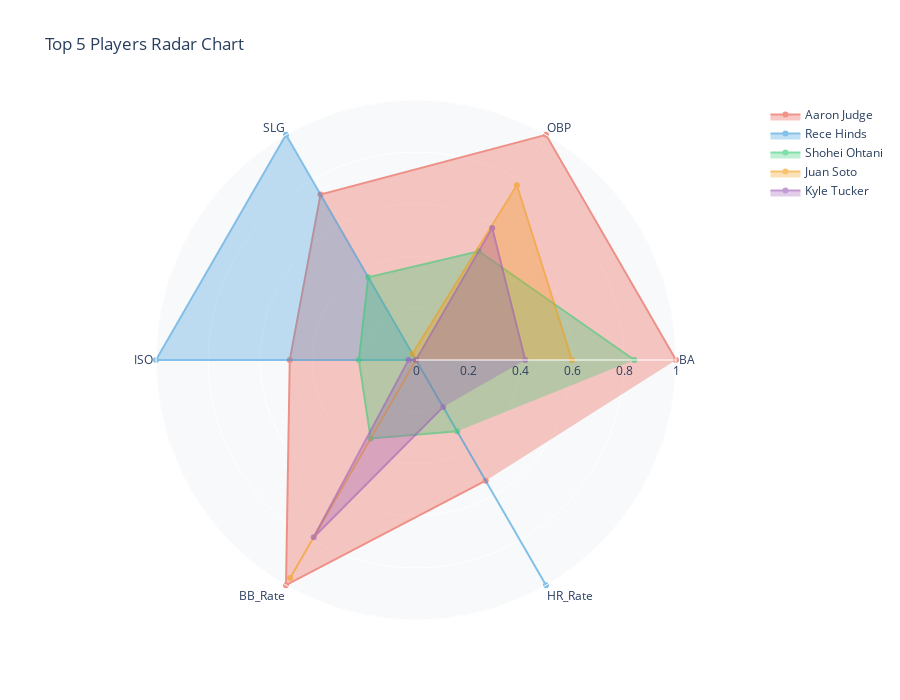

Here is the notebook cell this chart was saved with:
### Code cell
# Create radar chart for top 5 OPS players
top5_players = batter_stats_filtered.nlargest(5, 'OPS')

scaler_radar = MinMaxScaler()

radar_metrics = ['BA', 'OBP', 'SLG', 'ISO', 'BB_Rate', 'HR_Rate']
top5_scaled = top5_players.copy()
top5_scaled[radar_metrics] = scaler_radar.fit_transform(top5_players[radar_metrics])

fig = go.Figure()

colors_radar = ['#e74c3c', '#3498db', '#2ecc71', '#f39c12', '#9b59b6']

for idx, (_, player) in enumerate(top5_scaled.iterrows()):
    fig.add_trace(go.Scatterpolar(
        r=player[radar_metrics].values,
        theta=radar_metrics,
        fill='toself',
        name=player['Name'],
        line_color=colors_radar[idx],
        opacity=0.6
    ))

fig.update_layout(
    polar=dict(
        radialaxis=dict(
            visible=True,
            range=[0, 1]
        ),
        bgcolor='#f8f9fa'
    ),
    title='Top 5 Players Radar Chart',
    height=700,
    showlegend=True,
    paper_bgcolor='white',
    legend=dict(font=dict(size=12))
)

fig.show()

### Figure 1 — Plotly figure (JSON) as saved in the notebook; plotly's stock layout.template omitted (floating-point values rounded to 4 significant figures)
{"data": [{"fill": "toself", "line": {"color": "#e74c3c"}, "name": "Aaron Judge", "opacity": 0.6, "r": [1.0, 1, 0.7347, 0.4855, 1, 0.5361], "theta": ["BA", "OBP", "SLG", "ISO", "BB_Rate", "HR_Rate"], "type": "scatterpolar"}, {"fill": "toself", "line": {"color": "#3498db"}, "name": "Rece Hinds", "opacity": 0.6, "r": [0, 0, 1.0, 1, 0, 1], "theta": ["BA", "OBP", "SLG", "ISO", "BB_Rate", "HR_Rate"], "type": "scatterpolar"}, {"fill": "toself", "line": {"color": "#2ecc71"}, "name": "Shohei Ohtani", "opacity": 0.6, "r": [0.84, 0.4828, 0.3673, 0.2197, 0.3489, 0.3169], "theta": ["BA", "OBP", "SLG", "ISO", "BB_Rate", "HR_Rate"], "type": "scatterpolar"}, {"fill": "toself", "line": {"color": "#f39c12"}, "name": "Juan Soto", "opacity": 0.6, "r": [0.6, 0.7759, 0.02721, 0, 0.9683, 0], "theta": ["BA", "OBP", "SLG", "ISO", "BB_Rate", "HR_Rate"], "type": "scatterpolar"}, {"fill": "toself", "line": {"color": "#9b59b6"}, "name": "Kyle Tucker", "opacity": 0.6, "r": [0.42, 0.5862, 0, 0.0289, 0.787, 0.2085], "theta": ["BA", "OBP", "SLG", "ISO", "BB_Rate", "HR_Rate"], "type": "scatterpolar"}], "layout": {"height": 700, "legend": {"font": {"size": 12}}, "paper_bgcolor": "white", "polar": {"bgcolor": "#f8f9fa", "radialaxis": {"range": [0, 1], "visible": true}}, "showlegend": true, "title": {"text": "Top 5 Players Radar Chart"}}}
